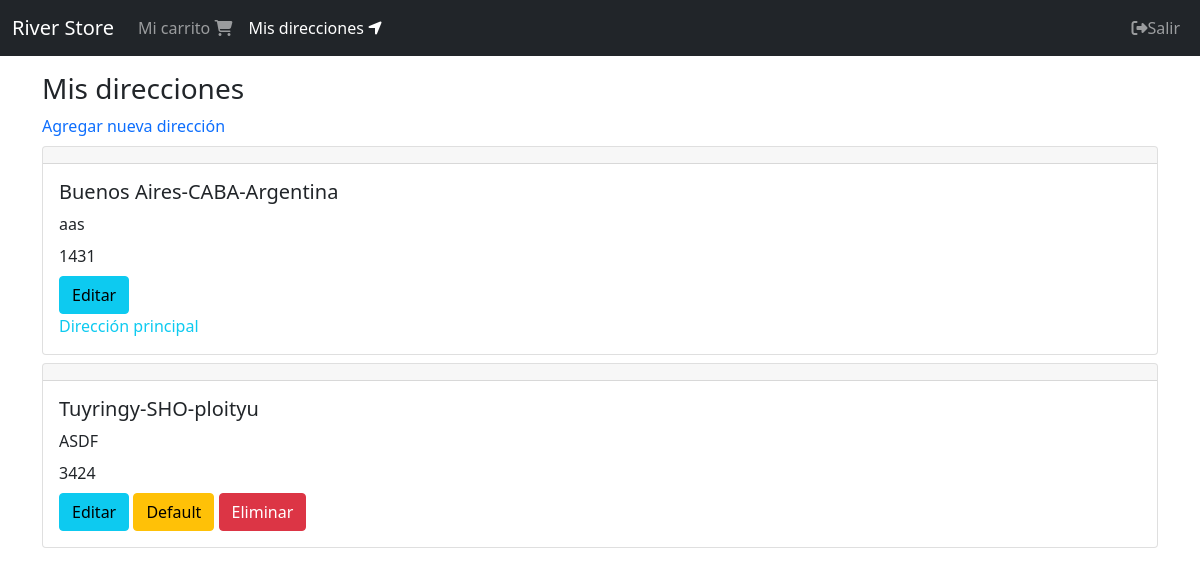
The page /direcciones/ (signed in) on the database its author committed.
### shipping_addresses/models.py (models this page shows, shortened)
class ShippingAddress(models.Model):
    user = models.ForeignKey(User, null=False, blank=False, on_delete=models.CASCADE)
    line1 = models.CharField(max_length=200)
    line2 = models.CharField(max_length=200, blank=True)
    city=models.CharField(max_length=100)
    state=models.CharField(max_length=100)
    country=models.CharField(max_length=50)
    reference=models.CharField(max_length=300)
    postal_code=models.CharField(max_length=10, null=False, blank=False)
    default=models.BooleanField(default=False)
    created_at=models.DateTimeField(auto_now_add=True)
    @property
    def address(self):
        return f'{self.city}-{self.state}-{self.country}'

### shipping_addresses/views.py (the view)
# urls.py: path('', views.ShippingAddressListView.as_view(), name='shipping_addresses'),
class ShippingAddressListView(LoginRequiredMixin, ListView):
    login_url = 'login'
    model = ShippingAddress
    template_name = 'shipping_addresses/shipping_addresses.html'
    def get_queryset(self):
        return ShippingAddress.objects.filter(user=self.request.user).order_by('-default')

### shipping_addresses/templates/shipping_addresses/shipping_addresses.html
{% extends 'base.html' %}
{% block content %}
<div class="col">
    <div class="h3">
        Mis direcciones
    </div>
    <div>
        <a href="{% url 'shipping_addresses:create' %}" style="text-decoration: none;">
        Agregar nueva dirección
        </a>
    </div>
    <div class="mt-2 mb-5">
        {% for shipping_address in object_list %}
        <div class="mt-2">
        {% include 'shipping_addresses/snippets/shipping_address.html' with edit=True %}
        </div>
        {% endfor %}
    </div>
</div>
{% endblock %}

### shipping_addresses/templates/shipping_addresses/snippets/shipping_address.html
<div class="card">
    <h5 class="card-header"></h5>
    <div class="card-body">
        <h5 class="card-title">{{ shipping_address.address }}</h5>
        <div class="card-title">{{ shipping_address.reference }}</div>
        <div class="card-title">{{ shipping_address.postal_code }}</div>
        {% if edit %}
        <div class="mt-2">
            <a href="{% url 'shipping_addresses:update' shipping_address.pk %}" class="btn btn-info">Editar</a>
            {% if shipping_address.default %}
            <div class="text-info">
                Dirección principal
            </div>
            {% else %}
            <a href="{% url 'shipping_addresses:default' shipping_address.pk %}" class="btn btn-warning">Default</a>
            <a href="{% url 'shipping_addresses:delete' shipping_address.pk %}" class="btn btn-danger">Eliminar</a>
            {% endif %}
        </div>
        {% endif %}
    </div>
</div>

### rows shown on the page
ShippingAddress: address "Buenos Aires-CABA-Argentina", reference "aas", postal_code "1431", default "Dirección principal"
ShippingAddress: address "Tuyringy-SHO-ploityu", reference "ASDF", postal_code "3424", default "Default"
